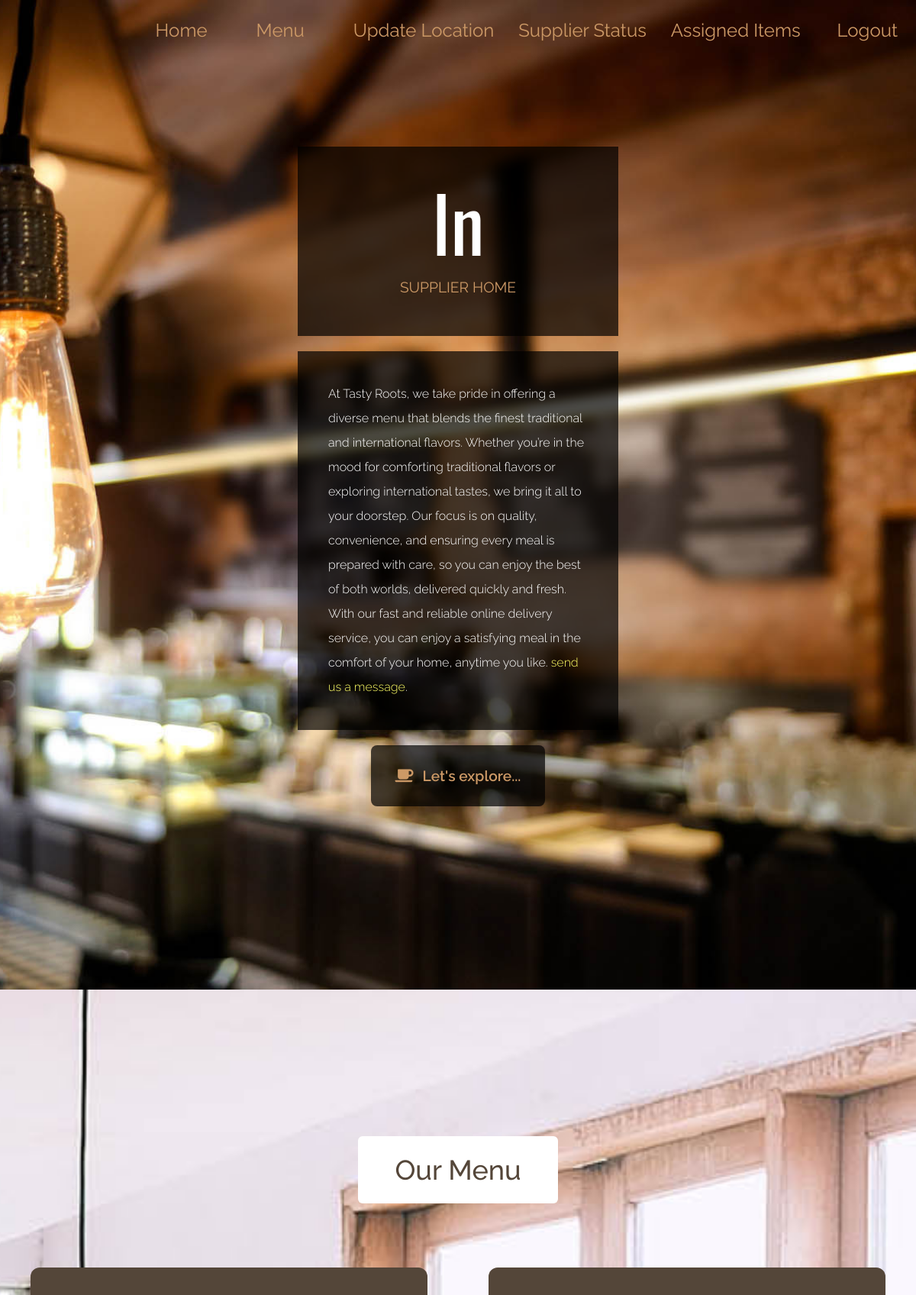
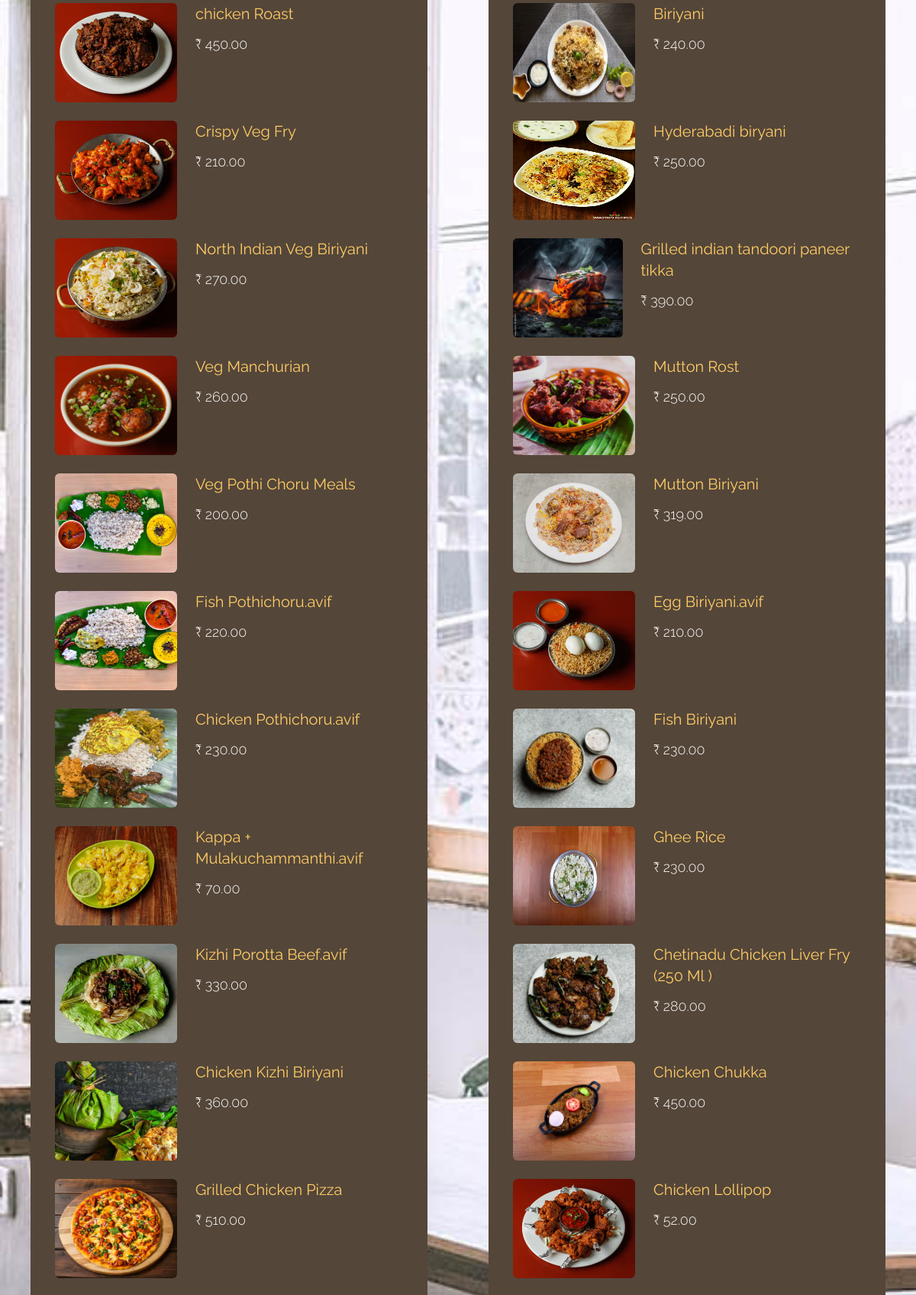
Page /supplier_home (signed in, upper part) on the committed database (2 pictures, top to bottom).
### kfd/models.py (models this page shows, shortened)
class Supplier_status(models.Model):
    in_out = models.CharField(max_length=200, null=True)
    date_time = models.DateTimeField(auto_now_add=True, null=True)
    supplier_reg = models.ForeignKey(Registration, on_delete=models.CASCADE, related_name='in_status', null=True)
    last_updated = models.DateTimeField(auto_now=True, null=True)
    address = models.CharField(max_length=500, blank=True, null=True)
    latitude = models.DecimalField(max_digits=9, decimal_places=6, blank=True, null=True)
    longitude = models.DecimalField(max_digits=9, decimal_places=6, blank=True, null=True)

class Product(models.Model):
    product_name = models.CharField(max_length=255)
    product_price = models.DecimalField(max_digits=10, decimal_places=2)
    photo = models.ImageField(upload_to='product_images/', blank=True, null=True)  # Add this field

### kfd/views.py (the view)
# urls.py: path('supplier_home', kfd.views.supplier_home, name='supplier_home'),
def supplier_home(request):
    products = Product.objects.all()
    cdc = Supplier_status.objects.last()
    return render(request, 'supplier_home.html', {'fgt': products, 'cdc':cdc})

### Templates/supplier_home.html (shortened to what this page needs)
{% load static %}
<!DOCTYPE html>
<html lang="en" xmlns="http://www.w3.org/1999/html" xmlns="http://www.w3.org/1999/html">
<head>
    <link rel="stylesheet" href="{% static 'sta/css/all.min.css' %}">
    <link rel="stylesheet" href="{% static 'sta/css/tailwind.css' %}">
    <link rel="stylesheet" href="{% static 'sta/css/tooplate-antique-cafe.css' %}">
</head>
<body>
    <div id="intro" class="parallax-window" data-parallax="scroll" data-image-src="{% static 'sta/img/antique-cafe-bg-01.jpg' %}">
        <nav id="tm-nav" class="fixed w-full">
            <div class="tm-container mx-auto px-2 md:py-6 text-right">
                <ul class="mb-3 md:mb-0 text-2xl font-normal flex justify-end flex-col md:flex-row">
                    <li class="inline-block mb-4 mx-4">
                        <a href="{% url 'supplier_home' %}" class="tm-text-gold py-1 md:py-3 px-4">Home</a>
                    </li>
                    <li class="inline-block mb-4 mx-4">
                        <a href="#menu" class="tm-text-gold py-1 md:py-3 px-4">Menu</a>
                    </li>
                    <li class="inline-block mb-4 mx-4">
                        <a href="#" class="tm-text-gold py-1 md:py-3 px-4" onclick="updateLocation(event)">Update Location</a>
                    </li>
                <div class="dropdown">
                    <button class="dropdown-button tm-text-gold" id="supplier-status-button">Supplier Status</button>
                </div>
        <li class="inline-block mb-4 mx-4">
            <a href="{% url 'supplier_assigned_orders' %}" class="tm-text-gold py-1 md:py-3 px-4">Assigned Items</a>
        </li>
        {% if user.is_authenticated %}
       <button class="inline-block mb-4 mx-4  tm-text-gold"  onclick="if(confirm('Are you sure you want to log out?')) { location.href='{% url 'logout' %}'; }">Logout</button>
        {% else %}
        <button class="inline-block mb-4 mx-4  tm-text-gold"  onclick="location.href='{% url 'login' %}'">Login</button>
        {% endif %}
        </ul>
    </div>
</nav>
        <div class="container mx-auto px-2 tm-intro-width">
            <div class="sm:pb-60 sm:pt-48 py-20">
                <div class="bg-black bg-opacity-70 p-12 mb-5 text-center">
                    <h1 class="text-white text-5xl tm-logo-font mb-5 " id="statts" style="font-size:100px">{% if cdc %} {{cdc.in_out}} {% endif %}</h1>
                    <p class="tm-text-gold tm-text-2xl">SUPPLIER HOME</p>
                </div>
                <div class="bg-black bg-opacity-70 p-10 mb-5">
                    <p class="text-white leading-8 text-sm font-light">
                      At Tasty Roots, we take pride in offering a diverse menu that blends the finest traditional and international flavors. Whether you’re in the mood for comforting traditional flavors or exploring international tastes, we bring it all to your doorstep. Our focus is on quality, convenience, and ensuring every meal is prepared with care, so you can enjoy the best of both worlds, delivered quickly and fresh. With our fast and reliable online delivery service, you can enjoy a satisfying meal in the comfort of your home, anytime you like. <a rel="nofollow" href="https://www.tooplate.com/contact" target="_parent">send us a message</a>. </p>
                </div>
                <div class="text-center">
                    <div class="inline-block">
                        <a href="#menu" class="flex justify-center items-center bg-black bg-opacity-70 py-6 px-8 rounded-lg font-semibold tm-text-2xl tm-text-gold hover:text-gray-200 transition">
                            <i class="fas fa-coffee mr-3"></i>
                            <span>Let's explore...</span>
                        </a>
                    </div>
                </div>
            </div>
        </div>
    </div>
<div id="menu" class="parallax-window" data-parallax="scroll" data-image-src="{% static 'sta/img/antique-cafe-bg-02.jpg' %}">
    <div class="container mx-auto tm-container py-24 sm:py-48">
        <div class="text-center mb-16">
            <h2 class="bg-white tm-text-brown py-6 px-12 text-4xl font-medium inline-block rounded-md">Our Menu</h2>
        </div>
        <div class="flex flex-col lg:flex-row justify-around items-start gap-6">
            <div class="flex-1 m-5 rounded-xl px-4 py-6 sm:px-8 sm:py-10 tm-bg-brown tm-item-container">
                <div class="product-list">
                    {% for t in fgt %}
                    {% if forloop.counter|divisibleby:2 %}
                    <div class="flex items-start mb-6 tm-menu-item rounded-md border border-gray-400 shadow-lg p-4">
                        {% if t.photo %}
                        <img src="{{ t.photo.url }}" alt="Image" class="rounded-md" style="width: 160px; height: 130px;">
                        {% else %}
                        <img src="{% static 'sta/img/kfc-burger.jpg' %}" alt="Default Image" class="rounded-md" style="width: 160px; height: 130px;">
                        {% endif %}
                        <div class="ml-3 sm:ml-6">
                            <h3 class="text-lg sm:text-xl mb-2 sm:mb-3 tm-text-yellow">{{t.product_name}}</h3>
                            <div class="text-white text-md sm:text-lg font-light">&#8377; {{t.product_price}}</div>
                        </div>
                    </div>
                    {% endif %}
                    {% endfor %}
                </div>
            </div>
            <div class="flex-1 m-5 rounded-xl px-4 py-6 sm:px-8 sm:py-10 tm-bg-brown tm-item-container">
                <div class="product-list">
                    {% for t in fgt %}
                    {% if not forloop.counter|divisibleby:2 %}
                    <div class="flex items-start mb-6 tm-menu-item rounded-md border border-gray-400 shadow-lg p-4">
                        {% if t.photo %}
                        <img src="{{ t.photo.url }}" alt="Image" class="rounded-md" style="width: 160px; height: 130px;">
                        {% else %}
                        <img src="{% static 'sta/img/kfc-burger.jpg' %}" alt="Default Image" class="rounded-md" style="width: 160px; height: 130px;">
                        {% endif %}
                        <div class="ml-3 sm:ml-6">
                            <h3 class="text-lg sm:text-xl mb-2 sm:mb-3 tm-text-yellow">{{t.product_name}}</h3>
                            <div class="text-white text-md sm:text-lg font-light">&#8377; {{t.product_price}}</div>
                        </div>
                    </div>
                    {% endif %}
                    {% endfor %}
                </div>
            </div>
        </div>
    </div>
</div>
</body>
</html>

### static/sta/css/tooplate-antique-cafe.css (style rules this page uses)
body { font-family: 'Raleway', sans-serif; background-color: #666; }
p a { color: #FF6; }
.tm-logo-font { font-family: 'Oswald', sans-serif; }
.tm-container { max-width: 1200px; }
.parallax-window { min-height: 1064px; background: transparent; }
.tm-text-yellow { color: #FC6; }
.tm-text-gold { color: #CC9966; }
.tm-text-brown { color: #544639; }
.tm-bg-brown { background-color: #544639; }
.tm-intro-width { max-width: 436px; }
.tm-item-container { max-width: 520px; }
#tm-nav { z-index: 1000; transition: all 0.3s ease; }
#tm-nav li a { border-bottom-color: transparent; transition: all 0.3s ease; }
.tm-text-2xl { font-size: 1.2rem; line-height: 2rem; }

### Templates/supplier_home.html (style rules this page uses)
.dropdown { position: relative; display: inline-block; }

### rows in the picture
Supplier_status: in_out "In"
Product: photo (picture), product_name "chicken Roast", product_price "450.00"
Product: photo (picture), product_name "Crispy Veg Fry", product_price "210.00"
Product: photo (picture), product_name "North Indian Veg Biriyani", product_price "270.00"
Product: photo (picture), product_name "Veg Manchurian", product_price "260.00"
Product: photo (picture), product_name "Veg Pothi Choru Meals", product_price "200.00"
Product: photo (picture), product_name "Fish Pothichoru.avif", product_price "220.00"
Product: photo (picture), product_name "Chicken Pothichoru.avif", product_price "230.00"
Product: photo (picture), product_name "Kappa + Mulakuchammanthi.avif", product_price "70.00"
Product: photo (picture), product_name "Kizhi Porotta Beef.avif", product_price "330.00"
Product: photo (picture), product_name "Chicken Kizhi Biriyani", product_price "360.00"
Product: photo (picture), product_name "Grilled Chicken Pizza", product_price "510.00"
Product: photo (picture), product_name "Biriyani", product_price "240.00"
Product: photo (picture), product_name "Hyderabadi biryani", product_price "250.00"
Product: photo (picture), product_name "Grilled indian tandoori paneer tikka", product_price "390.00"
Product: photo (picture), product_name "Mutton Rost", product_price "250.00"
Product: photo (picture), product_name "Mutton Biriyani", product_price "319.00"
Product: photo (picture), product_name "Egg Biriyani.avif", product_price "210.00"
Product: photo (picture), product_name "Fish Biriyani", product_price "230.00"
Product: photo (picture), product_name "Ghee Rice", product_price "230.00"
Product: photo (picture), product_name "Chetinadu Chicken Liver Fry (250 Ml )", product_price "280.00"
Product: photo (picture), product_name "Chicken Chukka", product_price "450.00"
Product: photo (picture), product_name "Chicken Lollipop", product_price "52.00"
